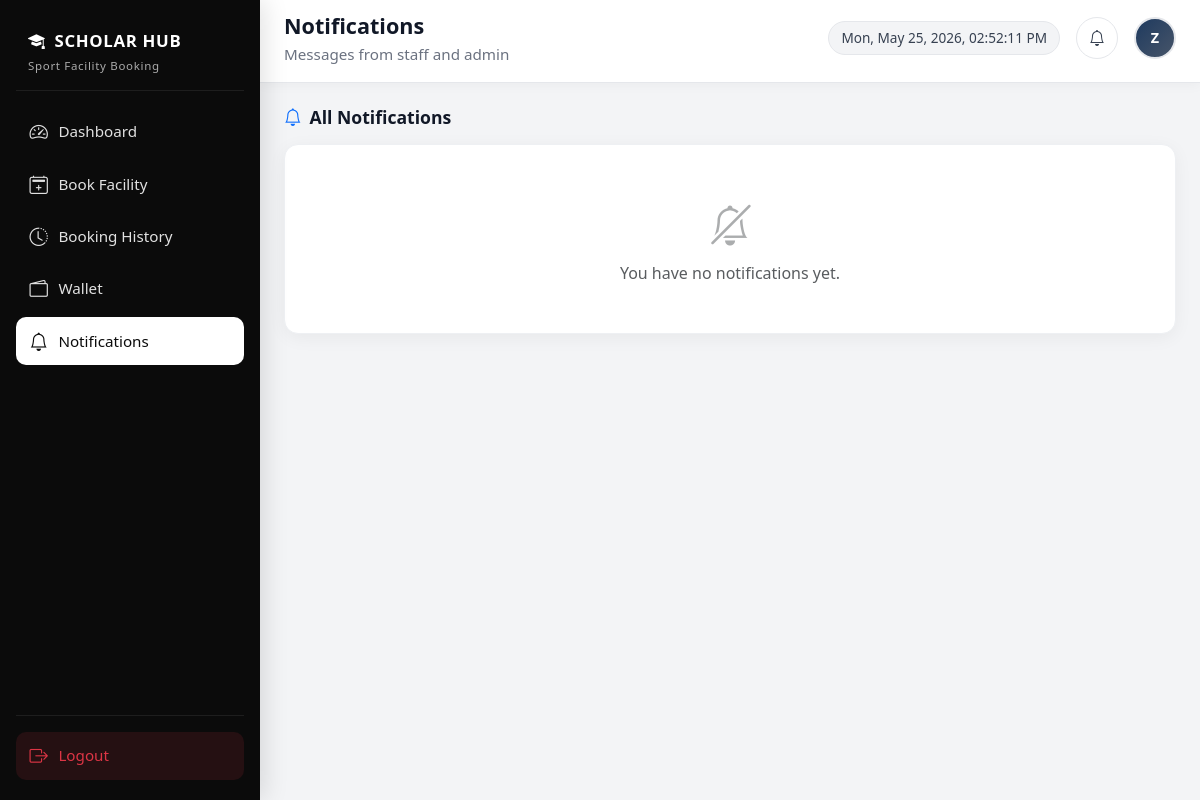
/student_notifications.php (signed in), run on an earlier commit of the app's database.
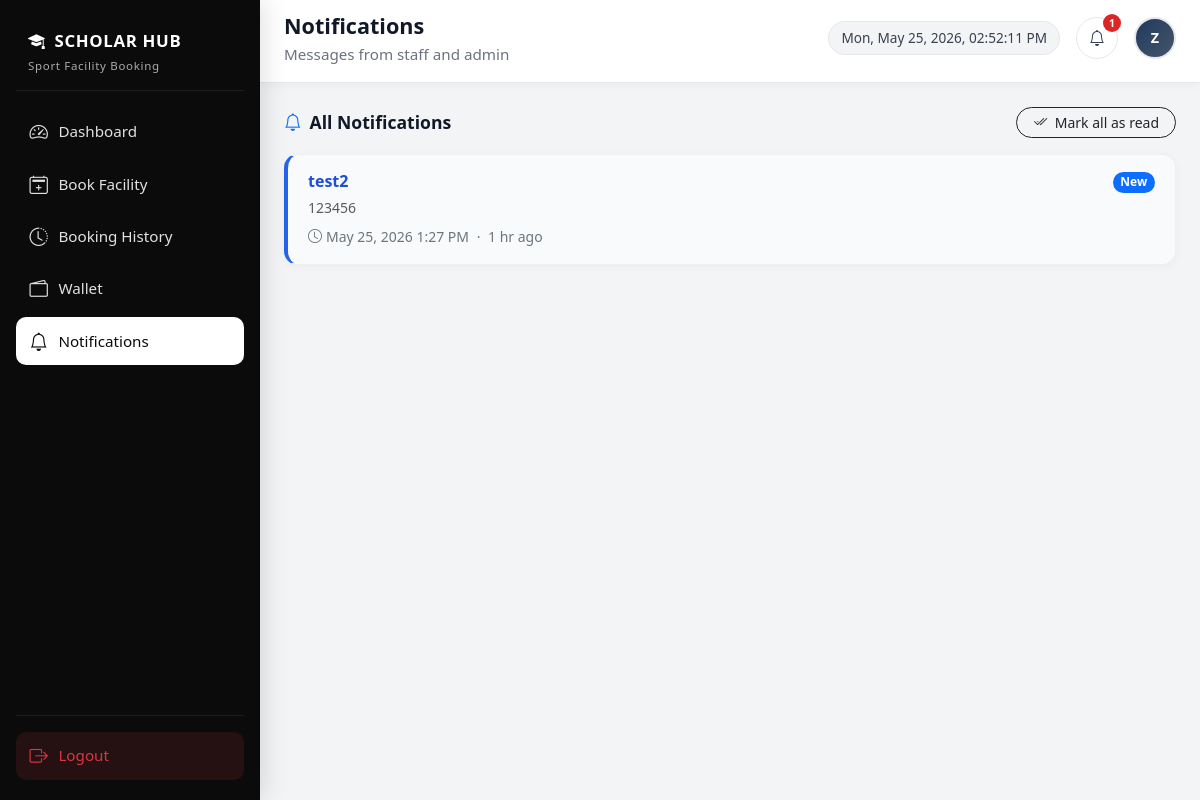
And on a later commit of the database.
### tables this page shows
CREATE TABLE `notifications` (
  `id` int(11) NOT NULL,
  `user_id` int(11) NOT NULL,
  `title` varchar(255) NOT NULL,
  `message` text NOT NULL,
  `is_read` tinyint(1) NOT NULL DEFAULT 0,
  `created_at` timestamp NOT NULL DEFAULT current_timestamp()
);

### includes/notification_helpers.php (called while the page is built, shortened)
<?php
function notifications_ensure_table(mysqli $conn): void
{
    $sql = "CREATE TABLE IF NOT EXISTS notifications (
        id INT AUTO_INCREMENT PRIMARY KEY,
        user_id INT NOT NULL,
        title VARCHAR(255) NOT NULL,
        message TEXT NOT NULL,
        is_read TINYINT(1) NOT NULL DEFAULT 0,
        created_at TIMESTAMP NOT NULL DEFAULT CURRENT_TIMESTAMP,
        INDEX idx_user_created (user_id, created_at),
        FOREIGN KEY (user_id) REFERENCES users(id) ON DELETE CASCADE
    ) ENGINE=InnoDB DEFAULT CHARSET=utf8mb4 COLLATE=utf8mb4_general_ci";
}
function notifications_fetch_for_user(mysqli $conn, int $user_id, int $limit = 30): array
{
    $items = [];
    $stmt = mysqli_prepare(
        $conn,
        "SELECT id, title, message, is_read, created_at
         FROM notifications
         WHERE user_id = ?
         ORDER BY created_at DESC
         LIMIT ?"
    );
    mysqli_stmt_bind_param($stmt, 'ii', $user_id, $limit);
    mysqli_stmt_execute($stmt);
    $res = mysqli_stmt_get_result($stmt);
    while ($row = mysqli_fetch_assoc($res)) {
        $items[] = $row;
    }
    return $items;
}
function notifications_unread_count(mysqli $conn, int $user_id): int
{
    $stmt = mysqli_prepare(
        $conn,
        "SELECT COUNT(*) AS c FROM notifications WHERE user_id = ? AND is_read = 0"
    );
    mysqli_stmt_bind_param($stmt, 'i', $user_id);
    mysqli_stmt_execute($stmt);
    $res = mysqli_stmt_get_result($stmt);
    $row = mysqli_fetch_assoc($res);
    return (int) ($row['c'] ?? 0);
}
function notifications_format_datetime(string $datetime): string
{
    $ts = strtotime($datetime);
    return date('M j, Y g:i A', $ts);
}
function notifications_format_time(string $datetime): string
{
    $ts = strtotime($datetime);
    $diff = time() - $ts;
    if ($diff < 86400) {
        return (int) floor($diff / 3600) . ' hr ago';
    }
    return date('M j, Y g:i A', $ts);
}

### student_notifications.php (the view, shortened to what this page needs)
<?php
require_once __DIR__ . '/db.php';
require_once __DIR__ . '/includes/notification_helpers.php';
$student_name = isset($_SESSION['full_name']) && trim((string) $_SESSION['full_name']) !== ''
    ? htmlspecialchars($_SESSION['full_name'], ENT_QUOTES, 'UTF-8')
    : 'Student';
$student_email = isset($_SESSION['email'])
    ? htmlspecialchars((string) $_SESSION['email'], ENT_QUOTES, 'UTF-8')
    : '';
$student_nav_active = 'notifications';
$user_id = (int) $_SESSION['user_id'];
$notifications = notifications_fetch_for_user($conn, $user_id, 200);
$unread_count = notifications_unread_count($conn, $user_id);
?>
<!DOCTYPE html>
<html lang="en">
<head>
    <link href="https://cdn.jsdelivr.net/npm/bootstrap@5.3.3/dist/css/bootstrap.min.css" rel="stylesheet">
    <link href="https://cdn.jsdelivr.net/npm/bootstrap-icons@1.11.3/font/bootstrap-icons.css" rel="stylesheet">
</head>
<body>
<?php include __DIR__ . '/includes/student_sidebar.php'; ?>
<div class="main-wrap" id="mainWrap">
    <header class="top-header">
        <div class="d-flex align-items-center justify-content-between flex-wrap gap-2">
            <div class="d-flex align-items-center gap-3">
                <div>
                    <div class="page-title">Notifications</div>
                    <div class="welcome-text">Messages from staff and admin</div>
                </div>
            </div>
            <div class="d-flex align-items-center gap-3 flex-wrap">
                <div class="datetime-pill" id="liveDateTime"></div>
                <?php include __DIR__ . '/includes/student_notification_bell.php'; ?>
                <div class="avatar" title="<?php echo $student_email !== '' ? $student_email : $student_name; ?>">
                    <?php
                    $parts = preg_split('/\s+/', trim((string) ($_SESSION['full_name'] ?? 'S')));
                    $ini = strtoupper(substr($parts[0] ?? 'S', 0, 1));
                    echo htmlspecialchars($ini, ENT_QUOTES, 'UTF-8');
                    ?>
                </div>
            </div>
        </div>
    </header>
    <main class="content-area">
        <div class="d-flex flex-wrap justify-content-between align-items-center gap-2 mb-3">
            <h2 class="section-title mb-0"><i class="bi bi-bell text-primary"></i> All Notifications</h2>
            <?php if ($unread_count > 0): ?>
                <form method="post" class="mb-0">
                    <button type="submit" class="btn btn-sm btn-outline-dark rounded-pill px-3">
                        <i class="bi bi-check2-all me-1"></i> Mark all as read
                    </button>
                </form>
            <?php endif; ?>
        </div>
        <?php if (empty($notifications)): ?>
            <div class="table-wrap p-5 text-center text-muted">
                <i class="bi bi-bell-slash fs-1 d-block mb-2 opacity-50"></i>
                You have no notifications yet.
            </div>
        <?php else: ?>
            <?php foreach ($notifications as $n): ?>
                <article
                    class="notif-page-card<?php echo (int) $n['is_read'] === 0 ? ' unread' : ''; ?>"
                    data-id="<?php echo (int) $n['id']; ?>"
                >
                    <div class="d-flex justify-content-between align-items-start gap-2 mb-1">
                        <h3 class="notif-page-title h6 mb-0"><?php echo htmlspecialchars($n['title'], ENT_QUOTES, 'UTF-8'); ?></h3>
                        <?php if ((int) $n['is_read'] === 0): ?>
                            <span class="badge text-bg-primary rounded-pill">New</span>
                        <?php endif; ?>
                    </div>
                    <p class="text-muted mb-2 small" style="white-space: pre-wrap;"><?php echo htmlspecialchars($n['message'], ENT_QUOTES, 'UTF-8'); ?></p>
                    <div class="small text-secondary">
                        <i class="bi bi-clock me-1"></i><?php echo htmlspecialchars(notifications_format_datetime($n['created_at']), ENT_QUOTES, 'UTF-8'); ?>
                        <span class="mx-1">·</span>
                        <?php echo htmlspecialchars(notifications_format_time($n['created_at']), ENT_QUOTES, 'UTF-8'); ?>
                    </div>
                </article>
            <?php endforeach; ?>
        <?php endif; ?>
    </main>
</div>
</body>
</html>

### includes/student_sidebar.php (shortened to what this page needs)
<aside class="sidebar" id="sidebar" aria-label="Student navigation">
    <div class="sidebar-brand">
        <i class="bi bi-mortarboard-fill me-1"></i> SCHOLAR HUB
        <small>Sport Facility Booking</small>
    </div>
    <nav class="d-flex flex-column flex-grow-1">
        <a href="student_dashboard.php" class="nav-link-sidebar <?php echo $student_nav_active === 'dashboard' ? 'active' : ''; ?>">
            <i class="bi bi-speedometer2"></i> Dashboard
        </a>
        <a href="booking.php" class="nav-link-sidebar <?php echo $student_nav_active === 'book' ? 'active' : ''; ?>">
            <i class="bi bi-calendar2-plus"></i> Book Facility
        </a>
        <a href="booking_history.php" class="nav-link-sidebar <?php echo $student_nav_active === 'history' ? 'active' : ''; ?>">
            <i class="bi bi-clock-history"></i> Booking History
        </a>
        <a href="payment.php" class="nav-link-sidebar <?php echo $student_nav_active === 'wallet' ? 'active' : ''; ?>">
            <i class="bi bi-wallet2"></i> Wallet
        </a>
        <a href="student_notifications.php" class="nav-link-sidebar <?php echo $student_nav_active === 'notifications' ? 'active' : ''; ?>">
            <i class="bi bi-bell"></i> Notifications
        </a>
    </nav>
    <div class="sidebar-footer">
        <a href="logout.php" class="nav-link-sidebar text-danger" style="background: rgba(220,53,69,0.12);">
            <i class="bi bi-box-arrow-right"></i> Logout
        </a>
    </div>
</aside>

### includes/student_notification_bell.php (shortened to what this page needs)
<?php
require_once __DIR__ . '/notification_helpers.php';
$notif_user_id = (int) $_SESSION['user_id'];
$student_notif_unread = notifications_unread_count($conn, $notif_user_id);
?>
<div class="notif-bell-wrap dropdown">
    <button
        type="button"
        class="btn-notif-bell"
        id="btnNotifBell"
        data-bs-toggle="dropdown"
        data-bs-auto-close="outside"
        aria-expanded="false"
        aria-label="Notifications"
    >
        <i class="bi bi-bell"></i>
        <?php if ($student_notif_unread > 0): ?>
            <span class="notif-badge" id="notifBadge"><?php echo $student_notif_unread > 99 ? '99+' : (int) $student_notif_unread; ?></span>
        <?php else: ?>
            <span class="notif-badge d-none" id="notifBadge"></span>
        <?php endif; ?>
    </button>
</div>

### includes/student_styles.php (style rules this page uses)
:root { --sidebar-width: 260px; --sidebar-bg: #0b0b0b; --sidebar-hover: #1a1a1a; --page-bg: #f3f4f6; --card-radius: 14px; --transition: 0.22s ease; }
html { overflow-x: hidden; }
body { font-family: system-ui, -apple-system, BlinkMacSystemFont, "Segoe UI", Roboto, sans-serif; background: var(--page-bg); min-height: 100vh; min-height: 100dvh; overflow-x: hidden; }
a { text-decoration: none; }
.sidebar { position: fixed; top: 0; left: 0; width: var(--sidebar-width); height: 100vh; height: 100dvh; max-height: 100dvh; overflow-y: auto; background: var(--sidebar-bg); color: #fff; z-index: 1040; display: flex; flex-direction: column; padding: max(1.25rem, env(safe-area-inset-top)) 1rem max(1rem, env(safe-area-inset-bottom)) max(1rem, env(safe-area-inset-left)); transition: transform var(--transition); box-shadow: 4px 0 24px rgba(0,0,0,0.12); }
.sidebar-brand { font-weight: 800; letter-spacing: 0.04em; font-size: 1.05rem; padding: 0.5rem 0.75rem 1rem; border-bottom: 1px solid rgba(255,255,255,0.08); margin-bottom: 1rem; }
.sidebar-brand small { display: block; font-weight: 500; opacity: 0.65; font-size: 0.72rem; margin-top: 0.25rem; }
.nav-link-sidebar { display: flex; align-items: center; gap: 0.65rem; color: rgba(255,255,255,0.88); padding: 0.65rem 0.85rem; border-radius: 10px; margin-bottom: 0.25rem; font-weight: 500; font-size: 0.95rem; transition: background var(--transition), color var(--transition), transform var(--transition); }
.nav-link-sidebar i { font-size: 1.15rem; }
.nav-link-sidebar.active { background: #fff; color: #0b0b0b; }
.nav-link-sidebar.active i { color: #0b0b0b; }
.sidebar-footer { margin-top: auto; padding-top: 1rem; border-top: 1px solid rgba(255,255,255,0.08); }
.main-wrap { margin-left: var(--sidebar-width); min-height: 100vh; transition: margin-left var(--transition); }
.top-header { background: #fff; border-bottom: 1px solid #e5e7eb; padding: max(0.65rem, env(safe-area-inset-top)) clamp(0.75rem, 2.5vw, 1.5rem) 1rem; position: sticky; top: 0; z-index: 1020; box-shadow: 0 2px 12px rgba(0,0,0,0.04); }
.page-title { font-weight: 700; font-size: clamp(1.05rem, 2.8vw, 1.35rem); color: #111827; }
.welcome-text { color: #6b7280; font-size: clamp(0.8rem, 2.2vw, 0.95rem); }
.datetime-pill { font-size: clamp(0.72rem, 1.8vw, 0.85rem); color: #374151; background: #f3f4f6; border: 1px solid #e5e7eb; padding: 0.35rem 0.75rem; border-radius: 999px; white-space: nowrap; }
.avatar { width: 42px; height: 42px; border-radius: 50%; background: linear-gradient(135deg, #1e3a5f, #475569); color: #fff; display: flex; align-items: center; justify-content: center; font-weight: 700; font-size: 0.9rem; border: 2px solid #e5e7eb; flex-shrink: 0; }
.content-area { padding: clamp(0.75rem, 2.5vw, 1.5rem); padding-bottom: max(1.5rem, env(safe-area-inset-bottom)); }
.notif-bell-wrap { position: relative; }
.btn-notif-bell { position: relative; border: 1px solid #e5e7eb; background: #fff; border-radius: 50%; width: 42px; height: 42px; display: inline-flex; align-items: center; justify-content: center; color: #374151; padding: 0; flex-shrink: 0; }
.notif-badge { position: absolute; top: -4px; right: -4px; min-width: 18px; height: 18px; padding: 0 5px; font-size: 0.65rem; font-weight: 700; line-height: 18px; text-align: center; border-radius: 999px; background: #dc2626; color: #fff; }
.section-title { font-weight: 700; font-size: clamp(1rem, 2.5vw, 1.1rem); color: #111827; margin-bottom: 1rem; display: flex; align-items: center; gap: 0.5rem; }
.section-title::after { content: ""; flex: 1; height: 1px; background: linear-gradient(90deg, #e5e7eb, transparent); margin-left: 0.5rem; }
.notif-page-card { background: #fff; border: 1px solid #eef0f3; border-radius: var(--card-radius); padding: 1.1rem 1.25rem; margin-bottom: 0.75rem; box-shadow: 0 2px 10px rgba(0,0,0,0.04); }
.notif-page-card.unread { border-left: 4px solid #2563eb; background: #f8fafc; }
.notif-page-card .notif-page-title { font-weight: 700; color: #111827; }
.notif-page-card.unread .notif-page-title { color: #1d4ed8; }
.table-wrap { background: #fff; border-radius: var(--card-radius); border: 1px solid #eef0f3; box-shadow: 0 4px 18px rgba(0,0,0,0.05); overflow: hidden; }

What changed in the data, as far as the page shows it:
added notifications: title "test2", is_read "New", message "123456", created_at "May 25, 2026 1:27 PM", created_at "1 hr ago"
Also different on the page:
$student_notif_unread: (not shown) → "1"
text no longer shown: "You have no notifications yet."
text now shown: "Mark all as read"
